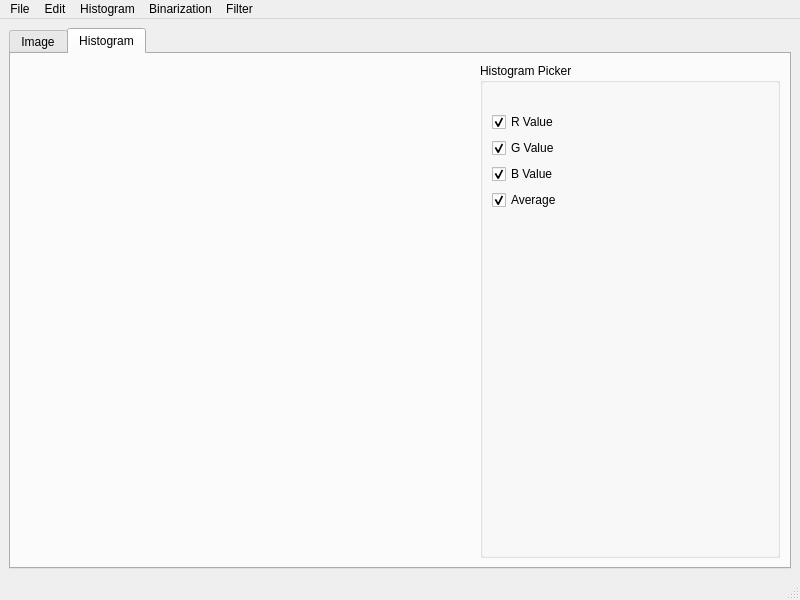
<?xml version="1.0" encoding="UTF-8"?>
<ui version="4.0">
 <class>MainWindow</class>
 <widget class="QMainWindow" name="MainWindow">
  <property name="geometry">
   <rect>
    <x>0</x>
    <y>0</y>
    <width>800</width>
    <height>600</height>
   </rect>
  </property>
  <property name="windowTitle">
   <string>MainWindow</string>
  </property>
  <widget class="QWidget" name="centralwidget">
   <layout class="QGridLayout" name="gridLayout">
    <item row="1" column="0">
     <widget class="QTabWidget" name="tabWidget">
      <property name="currentIndex">
       <number>1</number>
      </property>
      <widget class="QWidget" name="image_view">
       <attribute name="title">
        <string>Image</string>
       </attribute>
       <layout class="QGridLayout" name="gridLayout_2">
        <item row="0" column="0">
         <layout class="QVBoxLayout" name="verticalLayout">
          <property name="sizeConstraint">
           <enum>QLayout::SetMaximumSize</enum>
          </property>
          <property name="leftMargin">
           <number>10</number>
          </property>
          <property name="topMargin">
           <number>10</number>
          </property>
          <property name="rightMargin">
           <number>10</number>
          </property>
          <property name="bottomMargin">
           <number>10</number>
          </property>
          <item>
           <widget class="QWidget" name="matplotlibEmbedWidget" native="true">
            <property name="minimumSize">
             <size>
              <width>480</width>
              <height>400</height>
             </size>
            </property>
           </widget>
          </item>
          <item>
           <layout class="QHBoxLayout" name="horizontalLayout">
            <property name="spacing">
             <number>10</number>
            </property>
            <property name="sizeConstraint">
             <enum>QLayout::SetDefaultConstraint</enum>
            </property>
            <property name="topMargin">
             <number>0</number>
            </property>
            <item>
             <widget class="QLabel" name="label">
              <property name="text">
               <string>R:</string>
              </property>
             </widget>
            </item>
            <item>
             <widget class="QLineEdit" name="r_value"/>
            </item>
            <item>
             <widget class="QLabel" name="label_2">
              <property name="text">
               <string>G:</string>
              </property>
             </widget>
            </item>
            <item>
             <widget class="QLineEdit" name="g_value"/>
            </item>
            <item>
             <widget class="QLabel" name="label_3">
              <property name="text">
               <string>B:</string>
              </property>
             </widget>
            </item>
            <item>
             <widget class="QLineEdit" name="b_value"/>
            </item>
           </layout>
          </item>
          <item>
           <layout class="QVBoxLayout" name="verticalLayout_2">
            <item>
             <widget class="QPushButton" name="update_btn">
              <property name="text">
               <string>Update</string>
              </property>
             </widget>
            </item>
           </layout>
          </item>
         </layout>
        </item>
       </layout>
      </widget>
      <widget class="QWidget" name="histogram_view">
       <attribute name="title">
        <string>Histogram</string>
       </attribute>
       <layout class="QHBoxLayout" name="horizontalLayout_4">
        <item>
         <layout class="QHBoxLayout" name="horizontalLayout_3">
          <item>
           <widget class="QWidget" name="histogramWidget" native="true"/>
          </item>
          <item>
           <widget class="QGroupBox" name="groupBox">
            <property name="minimumSize">
             <size>
              <width>160</width>
              <height>0</height>
             </size>
            </property>
            <property name="maximumSize">
             <size>
              <width>300</width>
              <height>16777215</height>
             </size>
            </property>
            <property name="title">
             <string>Histogram Picker</string>
            </property>
            <layout class="QGridLayout" name="gridLayout_3">
             <item row="1" column="0">
              <spacer name="verticalSpacer_2">
               <property name="orientation">
                <enum>Qt::Vertical</enum>
               </property>
               <property name="sizeHint" stdset="0">
                <size>
                 <width>20</width>
                 <height>40</height>
                </size>
               </property>
              </spacer>
             </item>
             <item row="0" column="0">
              <layout class="QVBoxLayout" name="verticalLayout_3">
               <item>
                <spacer name="horizontalSpacer">
                 <property name="orientation">
                  <enum>Qt::Horizontal</enum>
                 </property>
                 <property name="sizeHint" stdset="0">
                  <size>
                   <width>40</width>
                   <height>20</height>
                  </size>
                 </property>
                </spacer>
               </item>
               <item>
                <widget class="QCheckBox" name="r_hist_checkbox">
                 <property name="text">
                  <string>R Value</string>
                 </property>
                 <property name="checked">
                  <bool>true</bool>
                 </property>
                </widget>
               </item>
               <item>
                <widget class="QCheckBox" name="g_hist_checkbox">
                 <property name="text">
                  <string>G Value</string>
                 </property>
                 <property name="checked">
                  <bool>true</bool>
                 </property>
                </widget>
               </item>
               <item>
                <widget class="QCheckBox" name="b_hist_checkbox">
                 <property name="text">
                  <string>B Value</string>
                 </property>
                 <property name="checked">
                  <bool>true</bool>
                 </property>
                </widget>
               </item>
               <item>
                <widget class="QCheckBox" name="avg_hist_checkbox">
                 <property name="text">
                  <string>Average</string>
                 </property>
                 <property name="checked">
                  <bool>true</bool>
                 </property>
                </widget>
               </item>
              </layout>
             </item>
            </layout>
           </widget>
          </item>
         </layout>
        </item>
       </layout>
      </widget>
     </widget>
    </item>
   </layout>
  </widget>
  <widget class="QMenuBar" name="menubar">
   <property name="geometry">
    <rect>
     <x>0</x>
     <y>0</y>
     <width>800</width>
     <height>18</height>
    </rect>
   </property>
   <widget class="QMenu" name="menuFile">
    <property name="title">
     <string>File</string>
    </property>
    <addaction name="actionOpen"/>
    <addaction name="actionSave"/>
    <addaction name="separator"/>
    <addaction name="actionExit"/>
   </widget>
   <widget class="QMenu" name="menuHistogram">
    <property name="title">
     <string>Histogram</string>
    </property>
    <widget class="QMenu" name="menuEqualize">
     <property name="title">
      <string>Equalize</string>
     </property>
     <addaction name="actionEqualizeGrayscale"/>
     <addaction name="actionEqualizeYCrCb"/>
    </widget>
    <addaction name="actionNormalize"/>
    <addaction name="menuEqualize"/>
   </widget>
   <widget class="QMenu" name="menuEdit">
    <property name="title">
     <string>Edit</string>
    </property>
    <addaction name="actionBrightness"/>
    <addaction name="actionGrayscale"/>
   </widget>
   <widget class="QMenu" name="menuBinarization">
    <property name="title">
     <string>Binarization</string>
    </property>
    <addaction name="actionOtsu"/>
    <addaction name="actionNiblack"/>
    <addaction name="actionBinary_Thresholding"/>
   </widget>
   <widget class="QMenu" name="menuFilter">
    <property name="title">
     <string>Filter</string>
    </property>
    <widget class="QMenu" name="menuLow_Pass_Filter">
     <property name="title">
      <string>Low Pass Filters</string>
     </property>
     <addaction name="actionBox_Blur"/>
     <addaction name="actionGaussian_Blur"/>
    </widget>
    <addaction name="actionLinear_Filter"/>
    <addaction name="actionKuwahara_Filter"/>
    <addaction name="actionMedian_Filter"/>
    <addaction name="menuLow_Pass_Filter"/>
   </widget>
   <addaction name="menuFile"/>
   <addaction name="menuEdit"/>
   <addaction name="menuHistogram"/>
   <addaction name="menuBinarization"/>
   <addaction name="menuFilter"/>
  </widget>
  <widget class="QStatusBar" name="statusbar"/>
  <action name="actionOpen">
   <property name="text">
    <string>Open</string>
   </property>
   <property name="shortcut">
    <string>Ctrl+O</string>
   </property>
  </action>
  <action name="actionExit">
   <property name="text">
    <string>Exit</string>
   </property>
   <property name="shortcut">
    <string>Esc</string>
   </property>
  </action>
  <action name="actionSave">
   <property name="text">
    <string>Save</string>
   </property>
   <property name="shortcut">
    <string>Ctrl+S</string>
   </property>
  </action>
  <action name="actionNormalize">
   <property name="text">
    <string>Normalize</string>
   </property>
  </action>
  <action name="actionBrightness">
   <property name="text">
    <string>Brightness</string>
   </property>
  </action>
  <action name="actionEqualizeGrayscale">
   <property name="text">
    <string>Grayscale</string>
   </property>
  </action>
  <action name="actionEqualizeYCrCb">
   <property name="text">
    <string>YCrCb</string>
   </property>
  </action>
  <action name="actionDefaultBW">
   <property name="text">
    <string>Default</string>
   </property>
  </action>
  <action name="actionRed_ChannelBW">
   <property name="text">
    <string>Red Channel</string>
   </property>
  </action>
  <action name="actionGreen_ChannelBW">
   <property name="text">
    <string>Green Channel</string>
   </property>
  </action>
  <action name="actionBlue_ChannelBW">
   <property name="text">
    <string>Blue Channel</string>
   </property>
  </action>
  <action name="actionOtsu">
   <property name="text">
    <string>Otsu</string>
   </property>
  </action>
  <action name="actionNiblack">
   <property name="text">
    <string>Niblack</string>
   </property>
  </action>
  <action name="actionBinary_Thresholding">
   <property name="text">
    <string>Binary Thresholding</string>
   </property>
  </action>
  <action name="actionAverageBW">
   <property name="text">
    <string>Average</string>
   </property>
  </action>
  <action name="actionGrayscale">
   <property name="text">
    <string>Grayscale</string>
   </property>
  </action>
  <action name="actionLinear_Filter">
   <property name="text">
    <string>Linear Filters</string>
   </property>
  </action>
  <action name="actionKuwahara_Filter">
   <property name="text">
    <string>Kuwahara</string>
   </property>
  </action>
  <action name="actionMedian_Filter">
   <property name="text">
    <string>Median Filter</string>
   </property>
  </action>
  <action name="actionBox_Blur">
   <property name="text">
    <string>Box Blur</string>
   </property>
  </action>
  <action name="actionGaussian_Blur">
   <property name="text">
    <string>Gaussian Blur</string>
   </property>
  </action>
 </widget>
 <resources/>
 <connections/>
</ui>
